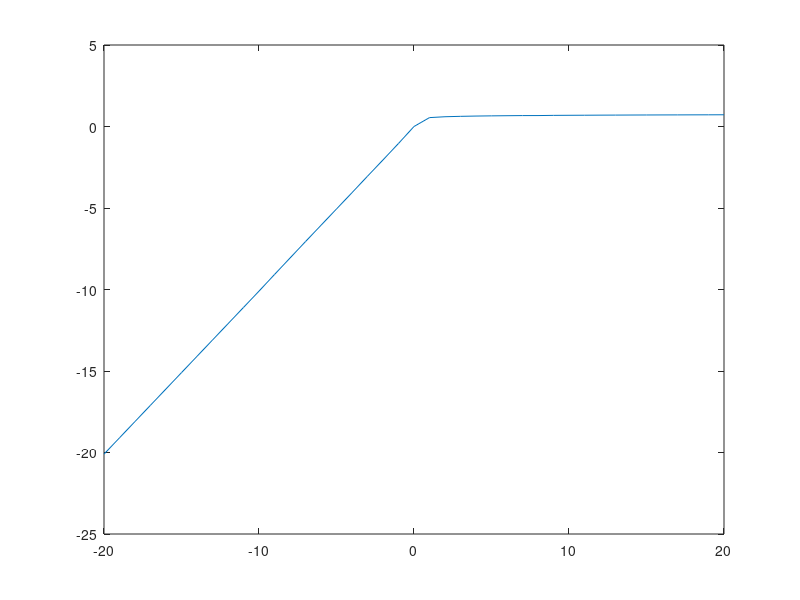
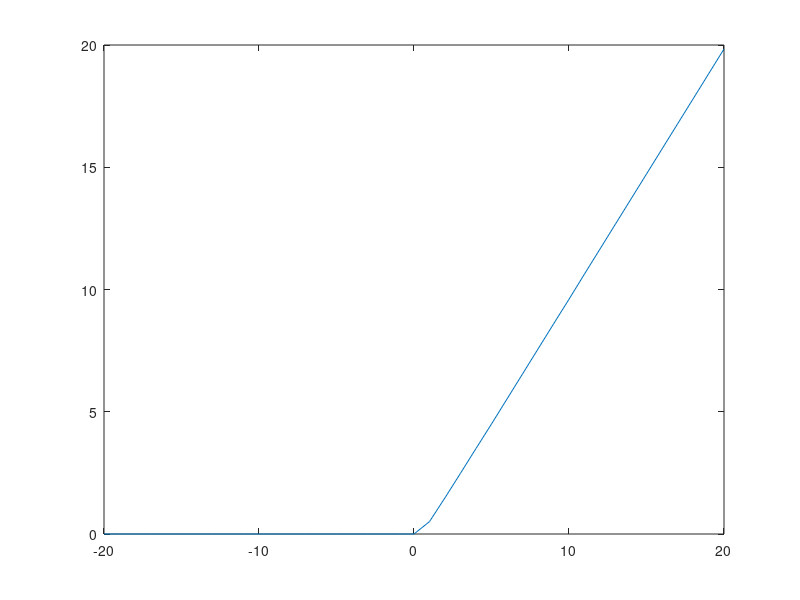

Write the MATLAB code that produced these figures, in order.
Vo = [-20 : 1 : 20];
Vr = [0 0 0 0 0 0 0 0 0 0 0 0 0 0 0 0 0 0 0 0 0 0.496 1.45 2.43 3.42 4.40 5.40 6.40 7.40 8.40 9.39 10.4 11.4 12.4 13.4 14.4 15.4 16.4 17.4 18.4 19.4];
Vd = [-20.1 -19.1 -18.1 -17.1 -16.1 -15.1 -14.1 -13.1 -12.1 -11.1 -10.1 -9.08 -8.07 -7.06 -6.06 -5.06 -4.06 -3.05 -2.05 -1.04 0 0.546 0.599 0.624 0.641 0.653 0.662 0.670 0.671 0.683 0.688 0.692 0.697 0.700 0.704 0.707 0.710 0.712 0.715 0.717 0.720];

i = Vr ./ 0.978;

plot(Vo, Vd);
figure();
plot(Vo, i);